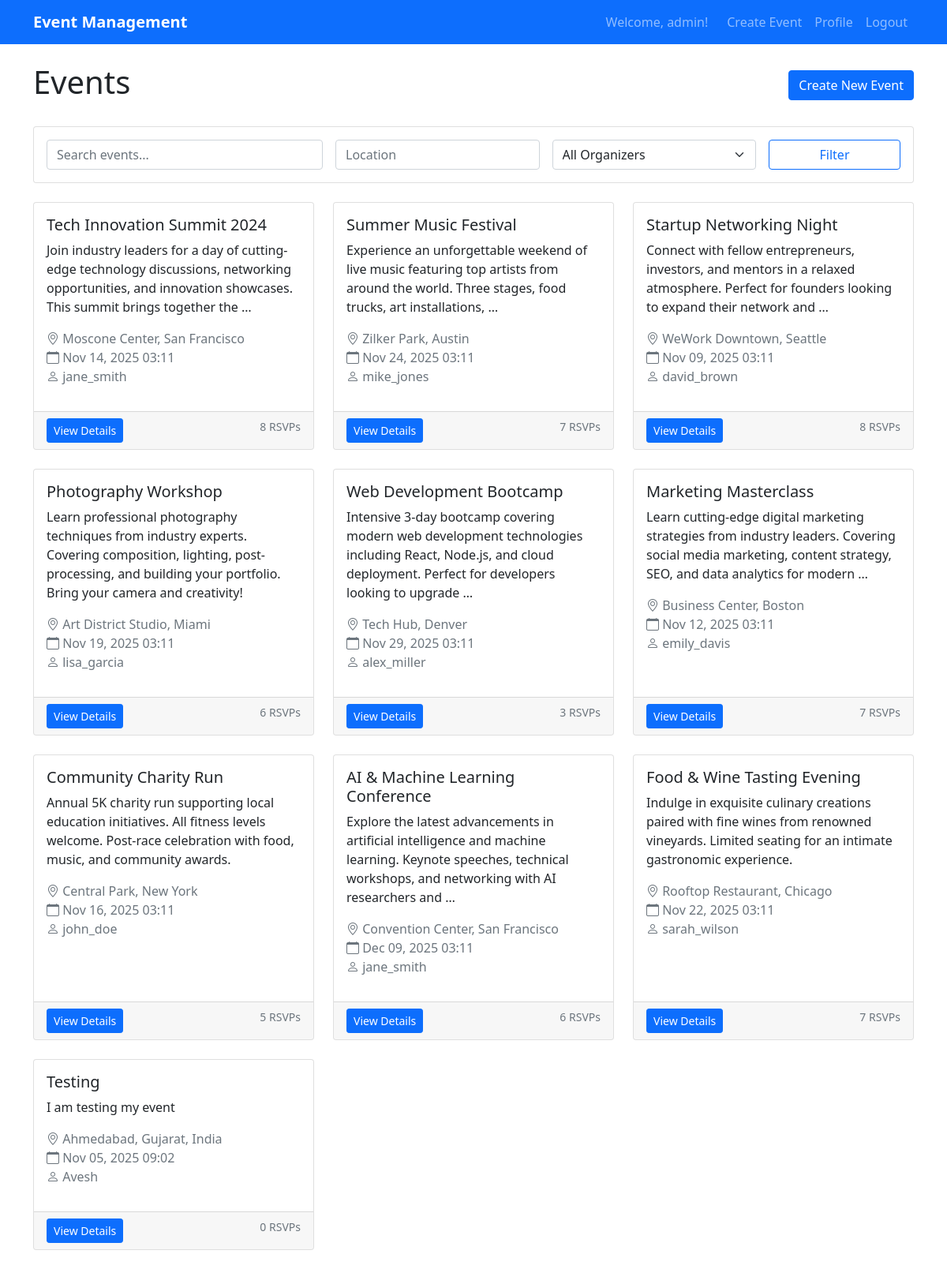
Page / (signed in) on the committed database.
### events/models.py (models this page shows, shortened)
class Event(models.Model):
    title = models.CharField(max_length=255)
    description = models.TextField()
    organizer = models.ForeignKey(User, on_delete=models.CASCADE, related_name='organized_events')
    location = models.CharField(max_length=255)
    start_time = models.DateTimeField()
    end_time = models.DateTimeField()
    is_public = models.BooleanField(default=True)
    created_at = models.DateTimeField(auto_now_add=True)
    updated_at = models.DateTimeField(auto_now=True)

### events/views.py (the view)
# urls.py: path('', event_list, name='event_list'),
def event_list(request):
    search_query = request.GET.get('search', '')
    location_filter = request.GET.get('location', '')
    organizer_filter = request.GET.get('organizer', '')
    if request.user.is_authenticated:
        events = Event.objects.filter(
            Q(is_public=True) |
            Q(organizer=request.user) |
            Q(rsvps__user=request.user)
        ).distinct()
    else:
        events = Event.objects.filter(is_public=True)
    if search_query:
        events = events.filter(
            Q(title__icontains=search_query) |
            Q(description__icontains=search_query) |
            Q(location__icontains=search_query)
        )
    if location_filter:
        events = events.filter(location__icontains=location_filter)
    if organizer_filter:
        events = events.filter(organizer_id=organizer_filter)
    events = events.annotate(rsvp_count=Count('rsvps'))
    paginator = Paginator(events, 12)  # 12 events per page
    page_number = request.GET.get('page')
    page_obj = paginator.get_page(page_number)
    organizers = User.objects.filter(
        Q(organized_events__is_public=True) |
        Q(organized_events__rsvps__user=request.user)
    ).distinct() if request.user.is_authenticated else User.objects.filter(organized_events__is_public=True).distinct()
    context = {
        'events': page_obj,
        'page_obj': page_obj,
        'is_paginated': page_obj.has_other_pages(),
        'organizers': organizers,
        'request': request,
    }
    return render(request, 'events/event_list.html', context)

### templates/events/event_list.html (shortened to what this page needs)
{% extends 'base.html' %}
{% block content %}
<div class="d-flex justify-content-between align-items-center mb-4">
    <h1>Events</h1>
    {% if user.is_authenticated %}
        <a href="{% url 'create_event' %}" class="btn btn-primary">Create New Event</a>
    {% endif %}
</div>
<div class="card mb-4">
    <div class="card-body">
        <form method="get" class="row g-3">
            <div class="col-md-4">
                <input type="text" class="form-control" name="search" placeholder="Search events..." value="{{ request.GET.search }}">
            </div>
            <div class="col-md-3">
                <input type="text" class="form-control" name="location" placeholder="Location" value="{{ request.GET.location }}">
            </div>
            <div class="col-md-3">
                <select class="form-select" name="organizer">
                    <option value="">All Organizers</option>
                </select>
            </div>
            <div class="col-md-2">
                <button type="submit" class="btn btn-outline-primary w-100">Filter</button>
            </div>
        </form>
    </div>
</div>
<div class="row">
    {% for event in events %}
        <div class="col-md-6 col-lg-4 mb-4">
            <div class="card event-card h-100">
                <div class="card-body">
                    <h5 class="card-title">{{ event.title }}</h5>
                    <p class="card-text">{{ event.description|truncatewords:20 }}</p>
                    <p class="text-muted">
                        <i class="bi bi-geo-alt"></i> {{ event.location }}<br>
                        <i class="bi bi-calendar"></i> {{ event.start_time|date:"M d, Y H:i" }}<br>
                        <i class="bi bi-person"></i> {{ event.organizer.username }}
                    </p>
                </div>
                <div class="card-footer">
                    <a href="{% url 'event_detail' event.id %}" class="btn btn-primary btn-sm">View Details</a>
                    <small class="text-muted float-end">{{ event.rsvp_count }} RSVP{{ event.rsvp_count|pluralize }}</small>
                </div>
            </div>
        </div>
    {% endfor %}
</div>
{% endblock %}

### templates/base.html (shortened to what this page needs)
<!DOCTYPE html>
<html lang="en">
<head>
    <link href="https://cdn.jsdelivr.net/npm/bootstrap@5.1.3/dist/css/bootstrap.min.css" rel="stylesheet">
    <link rel="stylesheet" href="https://cdn.jsdelivr.net/npm/bootstrap-icons@1.8.1/font/bootstrap-icons.css">
    <link href="https://cdnjs.cloudflare.com/ajax/libs/font-awesome/6.0.0/css/all.min.css" rel="stylesheet">
</head>
<body>
    <nav class="navbar navbar-expand-lg navbar-dark bg-primary">
        <div class="container">
            <a class="navbar-brand" href="{% url 'event_list' %}">Event Management</a>
            <div class="navbar-nav ms-auto">
                {% if user.is_authenticated %}
                    <span class="navbar-text me-3">Welcome, {{ user.username }}!</span>
                    <a class="nav-link" href="{% url 'create_event' %}">Create Event</a>
                    <a class="nav-link" href="{% url 'profile' %}">Profile</a>
                    <a class="nav-link" href="{% url 'logout' %}">Logout</a>
                {% else %}
                    <a class="nav-link" href="{% url 'login' %}">Login</a>
                    <a class="nav-link" href="{% url 'register' %}">Register</a>
                {% endif %}
            </div>
        </div>
    </nav>
    <main class="container mt-4">
        {% block content %}
        {% endblock %}
    </main>
</body>
</html>

### templates/base.html (style rules this page uses)
.navbar-brand { font-weight: bold; }
.event-card { transition: transform 0.2s; }

### rows in the picture
Event: title "Tech Innovation Summit 2024", description "Join industry leaders for a day of cutting-edge technology discussions, networking opportunities, and innovation showcases. This summit brings together the …", location "Moscone Center, San Francisco", start_time "Nov 14, 2025 03:11", organizer.username "jane_smith", rsvp_count "8"
Event: title "Summer Music Festival", description "Experience an unforgettable weekend of live music featuring top artists from around the world. Three stages, food trucks, art installations, …", location "Zilker Park, Austin", start_time "Nov 24, 2025 03:11", organizer.username "mike_jones", rsvp_count "7"
Event: title "Startup Networking Night", description "Connect with fellow entrepreneurs, investors, and mentors in a relaxed atmosphere. Perfect for founders looking to expand their network and …", location "WeWork Downtown, Seattle", start_time "Nov 09, 2025 03:11", organizer.username "david_brown", rsvp_count "8"
Event: title "Photography Workshop", description "Learn professional photography techniques from industry experts. Covering composition, lighting, post-processing, and building your portfolio. Bring your camera and creativity!", location "Art District Studio, Miami", start_time "Nov 19, 2025 03:11", organizer.username "lisa_garcia", rsvp_count "6"
Event: title "Web Development Bootcamp", description "Intensive 3-day bootcamp covering modern web development technologies including React, Node.js, and cloud deployment. Perfect for developers looking to upgrade …", location "Tech Hub, Denver", start_time "Nov 29, 2025 03:11", organizer.username "alex_miller", rsvp_count "3"
Event: title "Marketing Masterclass", description "Learn cutting-edge digital marketing strategies from industry leaders. Covering social media marketing, content strategy, SEO, and data analytics for modern …", location "Business Center, Boston", start_time "Nov 12, 2025 03:11", organizer.username "emily_davis", rsvp_count "7"
Event: title "Community Charity Run", description "Annual 5K charity run supporting local education initiatives. All fitness levels welcome. Post-race celebration with food, music, and community awards.", location "Central Park, New York", start_time "Nov 16, 2025 03:11", organizer.username "john_doe", rsvp_count "5"
Event: title "AI & Machine Learning Conference", description "Explore the latest advancements in artificial intelligence and machine learning. Keynote speeches, technical workshops, and networking with AI researchers and …", location "Convention Center, San Francisco", start_time "Dec 09, 2025 03:11", organizer.username "jane_smith", rsvp_count "6"
Event: title "Food & Wine Tasting Evening", description "Indulge in exquisite culinary creations paired with fine wines from renowned vineyards. Limited seating for an intimate gastronomic experience.", location "Rooftop Restaurant, Chicago", start_time "Nov 22, 2025 03:11", organizer.username "sarah_wilson", rsvp_count "7"
Event: title "Testing", description "I am testing my event", location "Ahmedabad, Gujarat, India", start_time "Nov 05, 2025 09:02", organizer.username "Avesh", rsvp_count "0"

### other values in the picture
{{ user.username }} "admin"
